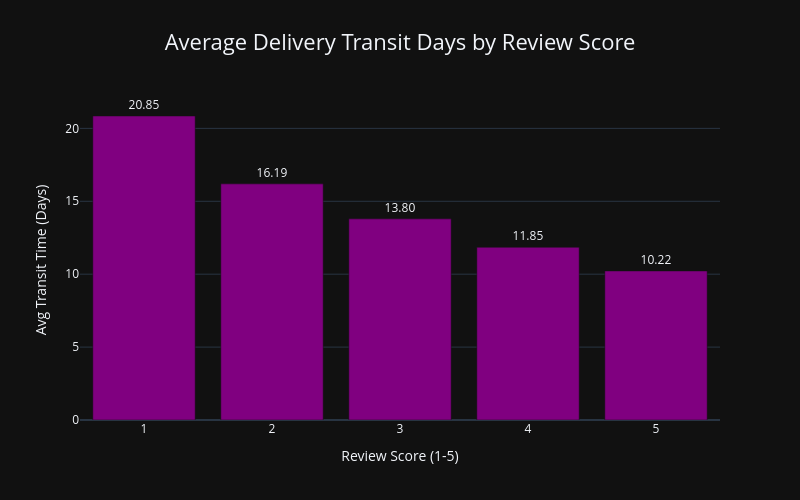

The notebook cell saved with this chart:
### Code cell
fig1=px.bar(data_frame=avg_transit,x='review_score',y='transit_days',title='Average Delivery Transit Days by Review Score',
           labels={'review_score': 'Review Score (1-5)','transit_days': 'Avg Transit Time (Days)'}, text='transit_days',template='plotly_dark')
fig1.update_traces(texttemplate='%{text:.2f}',textposition='outside',marker_color='purple')
fig1.update_layout(width=800,height=500,title_x=0.5,title_font=dict(size=22))
fig1.show()

### Figure 1 — Plotly figure (JSON) as saved in the notebook; plotly's stock layout.template omitted (floating-point values rounded to 4 significant figures)
{"data": [{"hovertemplate": "Review Score (1-5)=%{x}<br>Avg Transit Time (Days)=%{text}<extra></extra>", "legendgroup": "", "marker": {"color": "purple", "pattern": {"shape": ""}}, "name": "", "orientation": "v", "showlegend": false, "text": [20.85, 16.19, 13.8, 11.85, 10.22], "textposition": "outside", "texttemplate": "%{text:.2f}", "type": "bar", "x": [1, 2, 3, 4, 5], "xaxis": "x", "y": [20.85, 16.19, 13.8, 11.85, 10.22], "yaxis": "y"}], "layout": {"barmode": "relative", "height": 500, "legend": {"tracegroupgap": 0}, "title": {"font": {"size": 22}, "text": "Average Delivery Transit Days by Review Score", "x": 0.5}, "width": 800, "xaxis": {"anchor": "y", "domain": [0, 1], "title": {"text": "Review Score (1-5)"}}, "yaxis": {"anchor": "x", "domain": [0, 1], "title": {"text": "Avg Transit Time (Days)"}}}}
